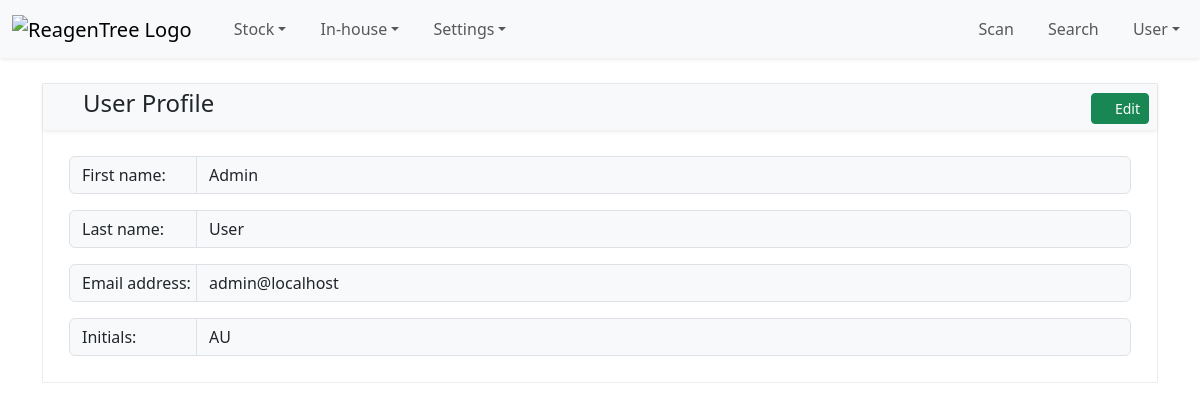
Page /user/profile/ (signed in) on the committed database.
### user/models.py (models this page shows, shortened)
class CustomUser(AbstractUser):
    is_active = models.BooleanField(default=False)
    initials = models.CharField(max_length=10, blank=True, unique=True)

### user/views.py (the view)
# urls.py: path("user/profile/", UserProfileView.as_view(), name="user_profile"),
class UserProfileView(LoginRequiredMixin, DetailView):
    model = get_user_model()
    template_name = "user/profile_view.html"
    context_object_name = "user"
    def get_object(self, queryset=None) -> models.Model:
        return self.request.user

### user/templates/user/profile_view.html (shortened to what this page needs)
{% extends "user/profile_base.html" %}
{% block panel_title %}
  User Profile
{% endblock panel_title %}
{% block panel_actions %}
  <a href="{% url 'user_update' %}?next={{ request.path }}"
     title="Update User Profile"
     class="btn btn-sm btn-success">
    <i class="bi bi-pencil-square"></i>
    <span class="d-none d-sm-inline">Edit</span>
  </a>
{% endblock panel_actions %}
{% block panel_content %}
  <div class="pt-3 px-3">
    <div class="mb-3 input-group">
      <span class="input-group-text input-group-text-fw-sm">First name:</span>
      <input type="text"
             class="form-control bg-light"
             id="firstName"
             value="{{ user.first_name }}"
             disabled>
    </div>
    <div class="mb-3 input-group">
      <span class="input-group-text input-group-text-fw-sm">Last name:</span>
      <input type="text"
             class="form-control bg-light"
             id="lastName"
             value="{{ user.last_name }}"
             disabled>
    </div>
    <div class="mb-3 input-group">
      <span class="input-group-text input-group-text-fw-sm">Email address:</span>
      <input type="text"
             class="form-control bg-light"
             id="lastName"
             value="{{ user.email }}"
             disabled>
    </div>
    <div class="mb-3 input-group">
      <span class="input-group-text input-group-text-fw-sm">Initials:</span>
      <input type="text"
             class="form-control bg-light"
             id="lastName"
             value="{{ user.initials }}"
             disabled>
    </div>
  </div>
{% endblock panel_content %}

### static/css/reagentree-1.0.css (style rules this page uses)
:root { --rt-light-shadow: 0 1px 4px rgba(0, 0, 0, 0.1); --rt-category: #ffc400; --rt-company: #0078d4; --rt-delivery: #4830d1; --rt-validation: #1ba756; --rt-location: #66dcc5; --rt-setting: #2a4a5a; --rt-search: #17a2b8; --rt-user: #4e4083; --rt-fushsia: #915c83; --rt-green20: #498205; --rt-item: #503191; --rt-stock: #ff9000; --rt-inhouse: #dd5030; --rt-inhousestock: #008080; }
a { text-decoration: none; color: #024c9b; }
.input-group-text-fw-sm { width: 8rem; }

### rows in the picture
CustomUser: first_name "Admin", last_name "User", email "admin@localhost", initials "AU"
